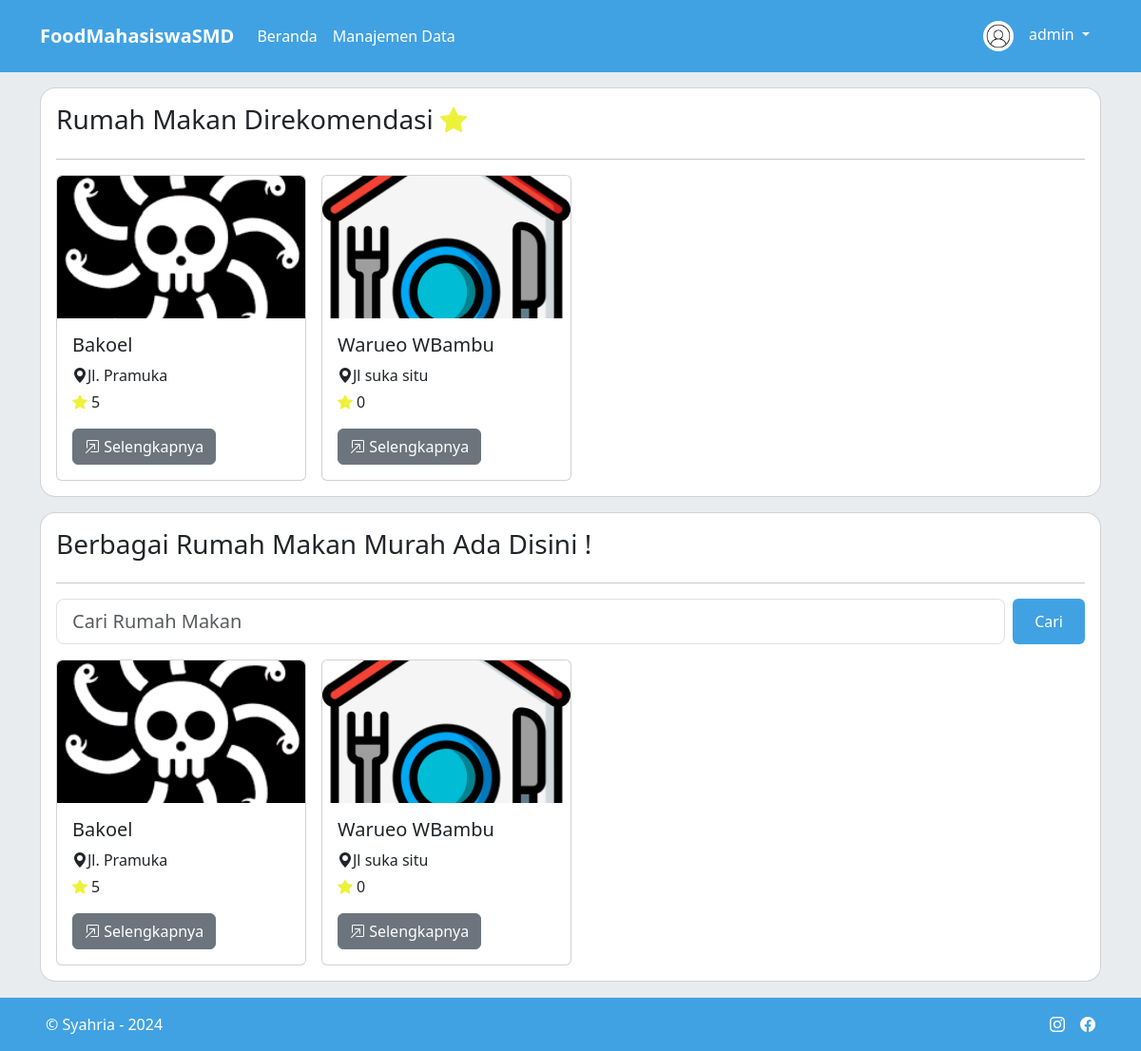
The page /pages/beranda.php (signed in) on the database as committed earlier.
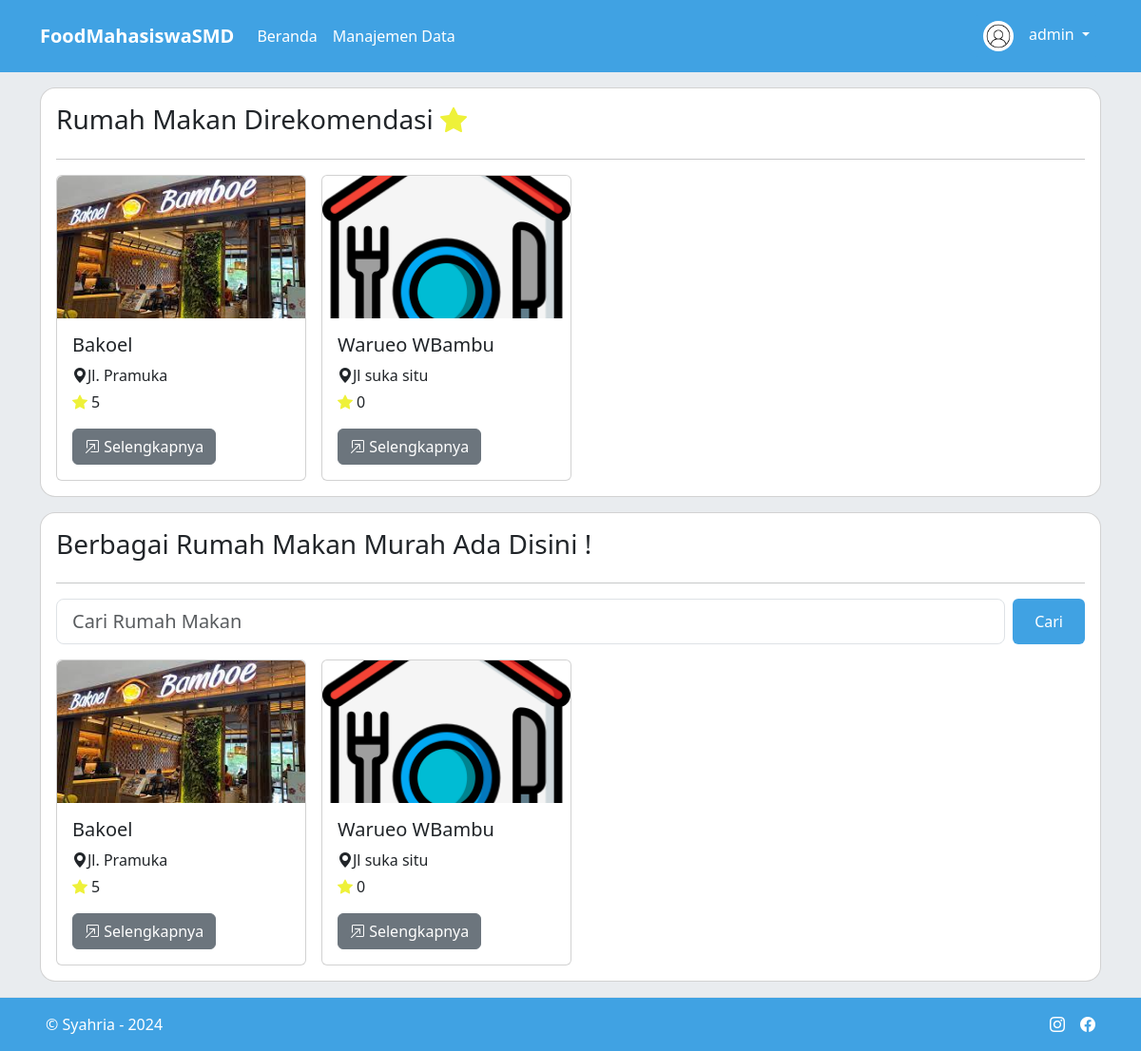
The same page on the database as committed later.
### tables this page shows
CREATE TABLE `users` (
  `id` int(11) NOT NULL,
  `username` varchar(255) NOT NULL,
  `email` varchar(255) NOT NULL,
  `password` varchar(255) NOT NULL,
  `role` enum('user','admin') NOT NULL,
  `gambar` varchar(255) NOT NULL
);

CREATE TABLE `rumah_makan` (
  `id` int(11) NOT NULL,
  `nama` varchar(255) NOT NULL,
  `deskripsi` varchar(255) NOT NULL,
  `alamat` varchar(255) NOT NULL,
  `diskon` varchar(255) NOT NULL,
  `gambar` varchar(255) NOT NULL
);

### pages/beranda.php (the view, shortened to what this page needs)
<?php session_start();
$id = $_SESSION['id'];
include('../components/koneksi.php');
$result = mysqli_query($koneksi, "SELECT * FROM users WHERE id = $id");
$user = mysqli_fetch_assoc($result);
?>
<!DOCTYPE html>
<html lang="en">
<head>
  <link rel="stylesheet" href="../bootstrap-5.3.3/css/bootstrap.min.css" />
  <link rel="stylesheet" href="https://cdn.jsdelivr.net/npm/bootstrap-icons@1.11.3/font/bootstrap-icons.min.css" />
  <link rel="stylesheet" href="../bootstrap-5.3.3/css/style.css" />
</head>
<body class="bg-body-secondary ">
  <nav class="navbar navbar-expand-lg sticky-lg-top py-3" style="background-color: #40A2E3;">
    <div class="container">
      <a class="navbar-brand fw-bold text-white " href="#">FoodMahasiswaSMD</a>
      <div class="collapse navbar-collapse" id="navbarScroll">
        <ul class="navbar-nav me-auto my-2 my-lg-0 navbar-nav-scroll" style="--bs-scroll-height: 100px">
          <li class="nav-item">
            <a class="nav-link active text-white " aria-current="page" href="#">Beranda</a>
          </li>
          <?php if ($user['role'] == 'admin') { ?>
            <li class="nav-item">
              <a class="nav-link text-white " aria-current="page" href="../rumah-makan/index.php">Manajemen Data</a>
            </li>
          <?php } ?>
        </ul>
        <div class="dropdown">
          <button class="btn btn-biru dropdown-toggle text-white border-0" type="button" data-bs-toggle="dropdown" aria-expanded="false">
            <img src="../images/users/<?= $user['gambar'] ?>" width="32" class="rounded-circle me-3" alt="<?= $user['gambar'] ?>"><?= $user['username'] ?>
          </button>
        </div>
      </div>
    </div>
  </nav>
  <div class="container py-3 w-100">
    <div class="card mb-3 p-3 rounded-4">
      <h3>Rumah Makan Direkomendasi <i class="bi bi-star-fill" style="color: #eef139;"></i></h3>
      <hr>
      <div class="d-flex flex-wrap gap-3">
        <?php
        include('../components/koneksi.php');
        $result = mysqli_query($koneksi, "SELECT rumah_makan.*, SUM(rating.rating) AS total_rating FROM rumah_makan LEFT JOIN rating ON rumah_makan.id = rating.id_rumah_makan GROUP BY rumah_makan.id ORDER BY total_rating DESC LIMIT 3");
        if (mysqli_num_rows($result) > 0) {
          while ($row = mysqli_fetch_assoc($result)) {
        ?>
            <div class="card" style="width: 263px">
              <img src="../images/rumah-makan/<?= $row['gambar'] ?>" class="card-img-top rounded-top object-fit-cover" style="height: 150px;" alt="<?= $row['gambar'] ?>" />
              <div class="card-body">
                <h5 class="card-title"><?= $row['nama'] ?></h5>
                <span class="card-text d-flex align-items-center mb-1">
                  <i class="bi bi-geo-alt-fill"></i>
                  <?= $row['alamat'] ?>
                </span>
                <span class="card-text d-flex mb-3 align-items-center">
                  <i class="bi bi-star-fill me-1" style="color: #eef139;"></i>
                  <span><?= $row['total_rating'] ? $row['total_rating'] : "0" ?></span>
                </span>
                <a href="detail.php?id=<?= $row['id'] ?>" class="btn btn-secondary">
                  <i class="bi bi-box-arrow-in-up-right"></i>
                  Selengkapnya
                </a>
              </div>
            </div>
        <?php
          }
        }
        ?>
      </div>
    </div>
    <div class="card p-3 rounded-4">
      <h3 class="">Berbagai Rumah Makan Murah Ada Disini !</h3>
      <hr>
      <div class="mb-3 ">
        <form class="d-flex gap-2" role="search" method="get">
          <div class="input-group input-group-lg">
            <input type="text" class="form-control" name='cari' placeholder="Cari Rumah Makan" />
          </div>
          <button class="btn text-white fw-medium " style="width: 80px;background-color: #40A2E3;" type="submit">
            Cari
          </button>
        </form>
      </div>
      <div class="d-flex flex-wrap gap-3">
        <?php
        include('../components/koneksi.php');
        if (isset($_GET['cari']) && !empty($_GET['cari'])) {
          $search = $_GET['cari'];
          $result = mysqli_query($koneksi, "SELECT rumah_makan.*, SUM(rating.rating) AS total_rating FROM rumah_makan LEFT JOIN rating ON rumah_makan.id = rating.id_rumah_makan WHERE rumah_makan.nama LIKE '%$search%' GROUP BY rumah_makan.id");
        } else {
          $result = mysqli_query($koneksi, "SELECT rumah_makan.*, SUM(rating.rating) AS total_rating FROM rumah_makan LEFT JOIN rating ON rumah_makan.id = rating.id_rumah_makan GROUP BY rumah_makan.id");
        }
        if (mysqli_num_rows($result) > 0) {
          while ($row = mysqli_fetch_assoc($result)) {
        ?>
            <div class="card" style="width: 263px">
              <img src="../images/rumah-makan/<?= $row['gambar'] ?>" class="card-img-top rounded-top object-fit-cover" style="height: 150px;" alt="<?= $row['gambar'] ?>" />
              <div class="card-body">
                <h5 class="card-title"><?= $row['nama'] ?></h5>
                <span class="card-text d-flex align-items-center mb-1">
                  <i class="bi bi-geo-alt-fill"></i>
                  <?= $row['alamat'] ?>
                </span>
                <span class="card-text d-flex mb-3 align-items-center">
                  <i class="bi bi-star-fill me-1" style="color: #eef139;"></i>
                  <span><?= $row['total_rating'] ? $row['total_rating'] : "0" ?></span>
                </span>
                <a href="detail.php?id=<?= $row['id'] ?>" class="btn btn-secondary">
                  <i class="bi bi-box-arrow-in-up-right"></i>
                  Selengkapnya
                </a>
              </div>
            </div>
        <?php
          }
        }
        ?>
      </div>
    </div>
  </div>
  <footer class="d-flex flex-wrap justify-content-between align-items-center py-3 border-top" style="background-color: #40A2E3;">
    <div class="col-md-4 d-flex align-items-center ps-5 ">
      <span class="mb-3 mb-md-0 text-white ">© Syahria - 2024</span>
    </div>
    <ul class="nav col-md-4 justify-content-end list-unstyled d-flex me-5 ">
      <li class="ms-3">
        <a class="text-white " href="#"><i class="bi bi-instagram"></i></a>
      </li>
      <li class="ms-3">
        <a class="text-white " href="#"><i class="bi bi-facebook"></i></a>
      </li>
    </ul>
  </footer>
</body>
</html>

Rows that differ between the two databases and show on the page:
changed rumah_makan "Bakoel": gambar: a different picture
